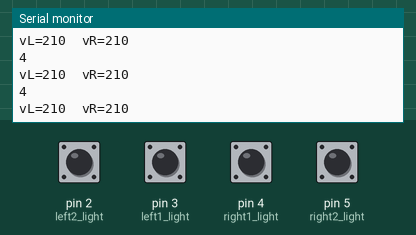
Recording of a sketch running on a simulated Arduino Mega 2560, built with avr-gcc and run on an emulated ATmega2560. Parts: the last lines printed to the serial monitor. Inputs (shaded band) come from the test bench; at power-on: pin 2 (left2_light), pin 3 (left1_light), pin 4 (right1_light), pin 5 (right2_light) LOW.

Above: at 1.2 s.
1.3 s: pin 2 (left2_light) pulled HIGH for 0.25 s
At 1.56 s:
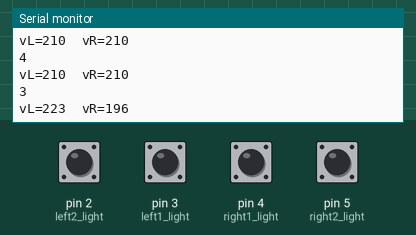
3.0 s: pin 3 (left1_light) pulled HIGH for 0.25 s
At 3.17 s:
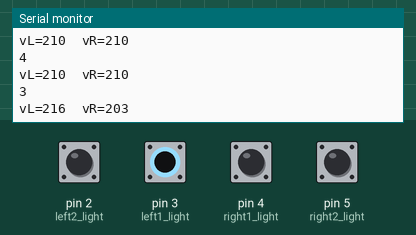
4.7 s: pin 4 (right1_light) pulled HIGH for 0.25 s
At 4.97 s:
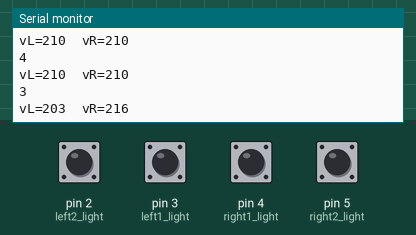
6.4 s: pin 5 (right2_light) pulled HIGH for 0.25 s
At 6.58 s:
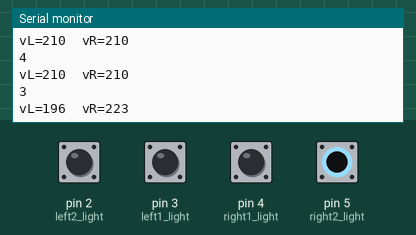
Timing chart, 0 to 9.1 s (numbered marks = the images above; inputs shaded):
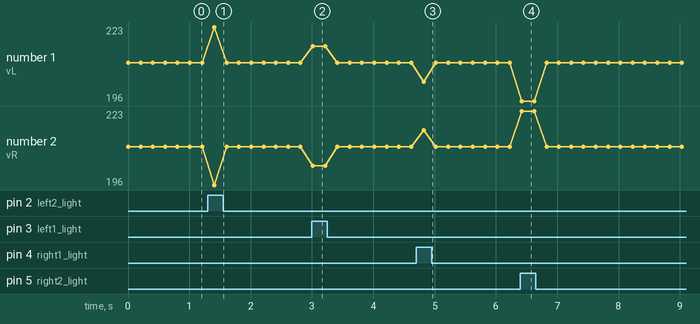

The sketch:

digital_tracing.ino
```cpp
#define left2_light 2
#define left1_light 3
#define right1_light 4
#define right2_light 5
#define MotorR_I1      2 //定義 A1 接腳（右）
#define MotorR_I2      3 //定義 A2 接腳（右）
#define MotorR_PWMR    44//定義 ENA (PWM調速) 接腳
#define MotorL_I3      5 //定義 B1 接腳（左）
#define MotorL_I4      6 //定義 B2 接腳（左）
#define MotorL_PWML    45//定義 ENB (PWM調速) 接腳

void setup() {
  // put your setup code here, to run once:
  pinMode(left2_light, INPUT);
  pinMode(left1_light, INPUT);
  pinMode(right1_light, INPUT);
  pinMode(right2_light, INPUT);
  Serial.begin(9600);
}

int _l2, _l1, _r1, _r2;
float error = 0;
float _w2 = 0.8;
float _w1 = 0.4;
int amp = 50;
int numofLight = 0;
int vL = 0, vR = 0;

void loop() {
  // put your main code here, to run repeatedly:
  //有光是0，沒光是1
  _l2 = 1 - digitalRead(left2_light);
  _l1 = 1 - digitalRead(left1_light);
  _r1 = 1 - digitalRead(right1_light);
  _r2 = 1 - digitalRead(right2_light);
  //transfer to 1 when there is light and 0 if there is no light
  numofLight = _l2 + _l1 + _r1 + _r2;
  error = _w2*_l2 + _w1*_l1 - _w1*_r1 - _w2*_r2;
  if(numofLight == 0){
    vL = 0; vR = 0;
  }else{
    error = error * 50 / numofLight;
    vL = 210 - error;   vR = 210 + error;
    if(vL > 255){
      vL = 255;
    }
    if(vR > 255){
      vR = 255;
    }
  }
  Serial.println(numofLight);
  Serial.print("vL=");
  Serial.print(vL);
  Serial.print("\tvR=");
  Serial.println(vR);
  delay(200);
}

void MotorWriting(double vL, double vR) {
  // TODO: use TB6612 to control motor voltage & direction
  int out_vL, out_vR;
  if(vL<0){
    out_vL = -vL;
    digitalWrite(MotorL_I3, LOW);
    digitalWrite(MotorL_I4, HIGH);
  }else{
    out_vL = vL;
    digitalWrite(MotorL_I3, HIGH);
    digitalWrite(MotorL_I4, LOW);
  }

  if(vR<0){
    out_vR = -vR;
    digitalWrite(MotorR_I1, LOW);
    digitalWrite(MotorR_I2, HIGH);
  }else{
    out_vR = vR;
    digitalWrite(MotorR_I1, HIGH);
    digitalWrite(MotorR_I2, LOW);
  }
  analogWrite(MotorR_PWMR, out_vR);
  analogWrite(MotorL_PWML, out_vL);
  delay(5);
}// MotorWriting
```

Measured:
- after the input at 1.3 s, the serial monitor: prints a new line after 0.11 s (image 1)
- after the input at 3.0 s, the serial monitor: prints a new line at once (image 2)
- after the input at 4.7 s, the serial monitor: prints a new line after 0.12 s (image 3)
- after the input at 6.4 s, the serial monitor: prints a new line at once (image 4)
